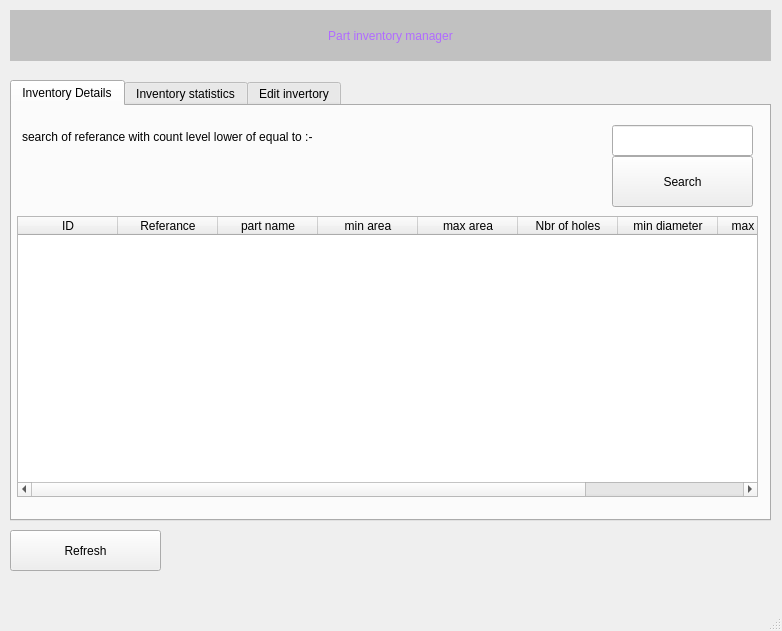
<?xml version="1.0" encoding="UTF-8"?>
<ui version="4.0">
 <class>MainWindow</class>
 <widget class="QMainWindow" name="MainWindow">
  <property name="geometry">
   <rect>
    <x>0</x>
    <y>0</y>
    <width>782</width>
    <height>631</height>
   </rect>
  </property>
  <property name="windowTitle">
   <string>part inventory manager</string>
  </property>
  <widget class="QWidget" name="centralwidget">
   <widget class="QTabWidget" name="tabWidget">
    <property name="geometry">
     <rect>
      <x>10</x>
      <y>80</y>
      <width>761</width>
      <height>441</height>
     </rect>
    </property>
    <property name="styleSheet">
     <string notr="true">font: italic 16pt &quot;Century Gothic&quot;;</string>
    </property>
    <property name="currentIndex">
     <number>0</number>
    </property>
    <widget class="QWidget" name="tab">
     <attribute name="title">
      <string>Inventory Details</string>
     </attribute>
     <widget class="QLabel" name="label_2">
      <property name="geometry">
       <rect>
        <x>10</x>
        <y>10</y>
        <width>581</width>
        <height>41</height>
       </rect>
      </property>
      <property name="minimumSize">
       <size>
        <width>0</width>
        <height>8</height>
       </size>
      </property>
      <property name="text">
       <string>search of referance with count level lower of equal to :-</string>
      </property>
     </widget>
     <widget class="QTableWidget" name="table">
      <property name="geometry">
       <rect>
        <x>5</x>
        <y>110</y>
        <width>741</width>
        <height>281</height>
       </rect>
      </property>
      <property name="styleSheet">
       <string notr="true">font: italic 9pt &quot;Century Gothic&quot;;</string>
      </property>
      <column>
       <property name="text">
        <string>ID</string>
       </property>
      </column>
      <column>
       <property name="text">
        <string>Referance</string>
       </property>
      </column>
      <column>
       <property name="text">
        <string>part name</string>
       </property>
      </column>
      <column>
       <property name="text">
        <string>min area</string>
       </property>
      </column>
      <column>
       <property name="text">
        <string>max area</string>
       </property>
      </column>
      <column>
       <property name="text">
        <string>Nbr of holes</string>
       </property>
      </column>
      <column>
       <property name="text">
        <string>min diameter</string>
       </property>
      </column>
      <column>
       <property name="text">
        <string>max diameter</string>
       </property>
      </column>
      <column>
       <property name="text">
        <string>count</string>
       </property>
      </column>
     </widget>
     <widget class="QPushButton" name="search_btn">
      <property name="geometry">
       <rect>
        <x>600</x>
        <y>50</y>
        <width>141</width>
        <height>51</height>
       </rect>
      </property>
      <property name="text">
       <string>Search</string>
      </property>
     </widget>
     <widget class="QLineEdit" name="count_filter_txt">
      <property name="geometry">
       <rect>
        <x>600</x>
        <y>19</y>
        <width>141</width>
        <height>31</height>
       </rect>
      </property>
     </widget>
    </widget>
    <widget class="QWidget" name="tab_2">
     <attribute name="title">
      <string>Inventory statistics</string>
     </attribute>
     <widget class="QLabel" name="label_3">
      <property name="geometry">
       <rect>
        <x>20</x>
        <y>20</y>
        <width>221</width>
        <height>31</height>
       </rect>
      </property>
      <property name="text">
       <string>Number of referece :-</string>
      </property>
     </widget>
     <widget class="QLabel" name="label_4">
      <property name="geometry">
       <rect>
        <x>20</x>
        <y>70</y>
        <width>241</width>
        <height>31</height>
       </rect>
      </property>
      <property name="text">
       <string>Number of part type :-</string>
      </property>
     </widget>
     <widget class="QLabel" name="label_5">
      <property name="geometry">
       <rect>
        <x>320</x>
        <y>20</y>
        <width>241</width>
        <height>31</height>
       </rect>
      </property>
      <property name="text">
       <string>min Number of holes :-</string>
      </property>
     </widget>
     <widget class="QLabel" name="label_8">
      <property name="geometry">
       <rect>
        <x>320</x>
        <y>70</y>
        <width>241</width>
        <height>31</height>
       </rect>
      </property>
      <property name="text">
       <string>max Number of holes :-</string>
      </property>
     </widget>
     <widget class="QLabel" name="lbl_ref_nbr">
      <property name="geometry">
       <rect>
        <x>250</x>
        <y>30</y>
        <width>21</width>
        <height>21</height>
       </rect>
      </property>
      <property name="styleSheet">
       <string notr="true">color: rgb(170, 85, 255);
border-color: rgb(0, 85, 255);</string>
      </property>
      <property name="text">
       <string>0</string>
      </property>
      <property name="alignment">
       <set>Qt::AlignCenter</set>
      </property>
     </widget>
     <widget class="QLabel" name="lbl_part_nbr">
      <property name="geometry">
       <rect>
        <x>260</x>
        <y>70</y>
        <width>21</width>
        <height>31</height>
       </rect>
      </property>
      <property name="styleSheet">
       <string notr="true">color: rgb(170, 85, 255);
border-color: rgb(0, 85, 255);</string>
      </property>
      <property name="text">
       <string>0</string>
      </property>
      <property name="alignment">
       <set>Qt::AlignCenter</set>
      </property>
     </widget>
     <widget class="QLabel" name="lbl_min_hole">
      <property name="geometry">
       <rect>
        <x>560</x>
        <y>20</y>
        <width>21</width>
        <height>31</height>
       </rect>
      </property>
      <property name="styleSheet">
       <string notr="true">color: rgb(170, 85, 255);
border-color: rgb(0, 85, 255);</string>
      </property>
      <property name="text">
       <string>0</string>
      </property>
      <property name="alignment">
       <set>Qt::AlignCenter</set>
      </property>
     </widget>
     <widget class="QLabel" name="lbl_max_holes">
      <property name="geometry">
       <rect>
        <x>560</x>
        <y>70</y>
        <width>21</width>
        <height>31</height>
       </rect>
      </property>
      <property name="styleSheet">
       <string notr="true">color: rgb(170, 85, 255);
border-color: rgb(0, 85, 255);</string>
      </property>
      <property name="text">
       <string>0</string>
      </property>
      <property name="alignment">
       <set>Qt::AlignCenter</set>
      </property>
     </widget>
     <widget class="QTableWidget" name="table2">
      <property name="geometry">
       <rect>
        <x>10</x>
        <y>200</y>
        <width>531</width>
        <height>192</height>
       </rect>
      </property>
      <column>
       <property name="text">
        <string>Reference</string>
       </property>
      </column>
      <column>
       <property name="text">
        <string>Part name</string>
       </property>
      </column>
      <column>
       <property name="text">
        <string>count</string>
       </property>
      </column>
     </widget>
     <widget class="QLabel" name="label_6">
      <property name="geometry">
       <rect>
        <x>20</x>
        <y>140</y>
        <width>711</width>
        <height>51</height>
       </rect>
      </property>
      <property name="text">
       <string>Top 3 reference with minimum iventory level</string>
      </property>
      <property name="alignment">
       <set>Qt::AlignCenter</set>
      </property>
     </widget>
     <widget class="QPushButton" name="check_btn">
      <property name="geometry">
       <rect>
        <x>560</x>
        <y>200</y>
        <width>181</width>
        <height>191</height>
       </rect>
      </property>
      <property name="styleSheet">
       <string notr="true">QPushButton
{
    color: silver;
    background-color: #302F2F;
    border-width: 2px;
    border-color: #4A4949;
    border-style: solid;
    padding-top: 2px;
    padding-bottom: 2px;
    padding-left: 10px;
    padding-right: 10px;
    border-radius: 4px;
    /* outline: none; */
    /* min-width: 40px; */
}

QPushButton:disabled
{
    background-color: #302F2F;
    border-width: 2px;
    border-color: #3A3939;
    border-style: solid;
    padding-top: 2px;
    padding-bottom: 2px;
    padding-left: 10px;
    padding-right: 10px;
    /*border-radius: 2px;*/
    color: #808080;
}

QPushButton:focus {
    background-color: #3d8ec9;
    color: white;
}



QPushButton:checked{
    background-color: #4A4949;
    border-color: #6A6969;
}

QPushButton:hover {
    border: 2px solid #78879b;
    color: silver;
}
</string>
      </property>
      <property name="text">
       <string>Check</string>
      </property>
     </widget>
     <widget class="QLabel" name="lbl_min_hole_2">
      <property name="geometry">
       <rect>
        <x>650</x>
        <y>30</y>
        <width>51</width>
        <height>21</height>
       </rect>
      </property>
      <property name="text">
       <string>REF</string>
      </property>
      <property name="alignment">
       <set>Qt::AlignCenter</set>
      </property>
     </widget>
     <widget class="QLabel" name="lbl_max_holes_2">
      <property name="geometry">
       <rect>
        <x>650</x>
        <y>80</y>
        <width>51</width>
        <height>21</height>
       </rect>
      </property>
      <property name="text">
       <string>REF</string>
      </property>
      <property name="alignment">
       <set>Qt::AlignCenter</set>
      </property>
     </widget>
    </widget>
    <widget class="QWidget" name="tab_3">
     <attribute name="title">
      <string>Edit invertory</string>
     </attribute>
     <widget class="QLabel" name="label_7">
      <property name="geometry">
       <rect>
        <x>30</x>
        <y>100</y>
        <width>111</width>
        <height>21</height>
       </rect>
      </property>
      <property name="text">
       <string>Reference</string>
      </property>
     </widget>
     <widget class="QLabel" name="label_9">
      <property name="geometry">
       <rect>
        <x>30</x>
        <y>130</y>
        <width>111</width>
        <height>21</height>
       </rect>
      </property>
      <property name="text">
       <string>Part name</string>
      </property>
     </widget>
     <widget class="QLabel" name="label_10">
      <property name="geometry">
       <rect>
        <x>30</x>
        <y>160</y>
        <width>101</width>
        <height>21</height>
       </rect>
      </property>
      <property name="text">
       <string>Min Area</string>
      </property>
     </widget>
     <widget class="QLabel" name="label_11">
      <property name="geometry">
       <rect>
        <x>400</x>
        <y>160</y>
        <width>151</width>
        <height>21</height>
       </rect>
      </property>
      <property name="text">
       <string>Max Diameter</string>
      </property>
     </widget>
     <widget class="QLabel" name="label_12">
      <property name="geometry">
       <rect>
        <x>400</x>
        <y>130</y>
        <width>151</width>
        <height>21</height>
       </rect>
      </property>
      <property name="text">
       <string>MIn Diameter</string>
      </property>
     </widget>
     <widget class="QLabel" name="label_13">
      <property name="geometry">
       <rect>
        <x>400</x>
        <y>100</y>
        <width>171</width>
        <height>21</height>
       </rect>
      </property>
      <property name="text">
       <string>Number of Holes</string>
      </property>
     </widget>
     <widget class="QLabel" name="label_14">
      <property name="geometry">
       <rect>
        <x>30</x>
        <y>190</y>
        <width>101</width>
        <height>21</height>
       </rect>
      </property>
      <property name="text">
       <string>Max Area</string>
      </property>
     </widget>
     <widget class="QLabel" name="label_15">
      <property name="geometry">
       <rect>
        <x>440</x>
        <y>190</y>
        <width>71</width>
        <height>21</height>
       </rect>
      </property>
      <property name="text">
       <string>Count</string>
      </property>
     </widget>
     <widget class="QLabel" name="label_16">
      <property name="geometry">
       <rect>
        <x>230</x>
        <y>20</y>
        <width>41</width>
        <height>31</height>
       </rect>
      </property>
      <property name="text">
       <string>ID :-</string>
      </property>
     </widget>
     <widget class="QLineEdit" name="reference">
      <property name="geometry">
       <rect>
        <x>160</x>
        <y>100</y>
        <width>113</width>
        <height>20</height>
       </rect>
      </property>
      <property name="styleSheet">
       <string notr="true">color: rgb(170, 85, 255);
border-color: rgb(0, 85, 255);</string>
      </property>
      <property name="inputMask">
       <string/>
      </property>
      <property name="text">
       <string/>
      </property>
     </widget>
     <widget class="QLineEdit" name="part_name">
      <property name="geometry">
       <rect>
        <x>160</x>
        <y>130</y>
        <width>113</width>
        <height>20</height>
       </rect>
      </property>
      <property name="styleSheet">
       <string notr="true">color: rgb(170, 85, 255);
border-color: rgb(0, 85, 255);</string>
      </property>
      <property name="inputMask">
       <string/>
      </property>
      <property name="text">
       <string/>
      </property>
     </widget>
     <widget class="QLineEdit" name="min_area">
      <property name="geometry">
       <rect>
        <x>160</x>
        <y>160</y>
        <width>113</width>
        <height>20</height>
       </rect>
      </property>
      <property name="styleSheet">
       <string notr="true">color: rgb(170, 85, 255);
border-color: rgb(0, 85, 255);</string>
      </property>
      <property name="inputMask">
       <string/>
      </property>
      <property name="text">
       <string/>
      </property>
     </widget>
     <widget class="QLineEdit" name="max_area">
      <property name="geometry">
       <rect>
        <x>160</x>
        <y>190</y>
        <width>113</width>
        <height>20</height>
       </rect>
      </property>
      <property name="styleSheet">
       <string notr="true">color: rgb(170, 85, 255);
border-color: rgb(0, 85, 255);</string>
      </property>
      <property name="inputMask">
       <string/>
      </property>
      <property name="text">
       <string/>
      </property>
     </widget>
     <widget class="QLineEdit" name="number_of_holes">
      <property name="geometry">
       <rect>
        <x>590</x>
        <y>100</y>
        <width>113</width>
        <height>20</height>
       </rect>
      </property>
      <property name="styleSheet">
       <string notr="true">color: rgb(170, 85, 255);
border-color: rgb(0, 85, 255);</string>
      </property>
      <property name="inputMask">
       <string/>
      </property>
      <property name="text">
       <string/>
      </property>
     </widget>
     <widget class="QLineEdit" name="min_diameter">
      <property name="geometry">
       <rect>
        <x>590</x>
        <y>130</y>
        <width>113</width>
        <height>20</height>
       </rect>
      </property>
      <property name="styleSheet">
       <string notr="true">color: rgb(170, 85, 255);
border-color: rgb(0, 85, 255);</string>
      </property>
      <property name="inputMask">
       <string/>
      </property>
      <property name="text">
       <string/>
      </property>
     </widget>
     <widget class="QLineEdit" name="max_diameter">
      <property name="geometry">
       <rect>
        <x>590</x>
        <y>160</y>
        <width>113</width>
        <height>20</height>
       </rect>
      </property>
      <property name="styleSheet">
       <string notr="true">color: rgb(170, 85, 255);
border-color: rgb(0, 85, 255);</string>
      </property>
      <property name="inputMask">
       <string/>
      </property>
      <property name="text">
       <string/>
      </property>
     </widget>
     <widget class="QPushButton" name="next_btn">
      <property name="geometry">
       <rect>
        <x>180</x>
        <y>270</y>
        <width>71</width>
        <height>41</height>
       </rect>
      </property>
      <property name="text">
       <string>&gt;</string>
      </property>
     </widget>
     <widget class="QPushButton" name="last_btn">
      <property name="geometry">
       <rect>
        <x>260</x>
        <y>270</y>
        <width>71</width>
        <height>41</height>
       </rect>
      </property>
      <property name="text">
       <string>&gt;&gt;</string>
      </property>
     </widget>
     <widget class="QPushButton" name="previous_btn">
      <property name="geometry">
       <rect>
        <x>100</x>
        <y>270</y>
        <width>71</width>
        <height>41</height>
       </rect>
      </property>
      <property name="text">
       <string>&lt;</string>
      </property>
     </widget>
     <widget class="QPushButton" name="first_btn">
      <property name="geometry">
       <rect>
        <x>20</x>
        <y>270</y>
        <width>71</width>
        <height>41</height>
       </rect>
      </property>
      <property name="text">
       <string>&lt;&lt;</string>
      </property>
     </widget>
     <widget class="QPushButton" name="update_btn">
      <property name="geometry">
       <rect>
        <x>520</x>
        <y>20</y>
        <width>101</width>
        <height>41</height>
       </rect>
      </property>
      <property name="text">
       <string>Update</string>
      </property>
     </widget>
     <widget class="QPushButton" name="delete_btn">
      <property name="geometry">
       <rect>
        <x>590</x>
        <y>270</y>
        <width>141</width>
        <height>41</height>
       </rect>
      </property>
      <property name="text">
       <string>Delete Item's</string>
      </property>
     </widget>
     <widget class="QPushButton" name="add_btn">
      <property name="geometry">
       <rect>
        <x>460</x>
        <y>270</y>
        <width>121</width>
        <height>41</height>
       </rect>
      </property>
      <property name="text">
       <string>Add Item's</string>
      </property>
     </widget>
     <widget class="QLineEdit" name="count">
      <property name="geometry">
       <rect>
        <x>590</x>
        <y>190</y>
        <width>113</width>
        <height>20</height>
       </rect>
      </property>
      <property name="styleSheet">
       <string notr="true">color: rgb(170, 85, 255);
border-color: rgb(0, 85, 255);</string>
      </property>
      <property name="inputMask">
       <string/>
      </property>
      <property name="text">
       <string/>
      </property>
     </widget>
     <widget class="QPushButton" name="enter_btn">
      <property name="geometry">
       <rect>
        <x>410</x>
        <y>20</y>
        <width>101</width>
        <height>41</height>
       </rect>
      </property>
      <property name="text">
       <string>ENTER</string>
      </property>
     </widget>
     <widget class="QLineEdit" name="id">
      <property name="geometry">
       <rect>
        <x>300</x>
        <y>30</y>
        <width>71</width>
        <height>31</height>
       </rect>
      </property>
      <property name="styleSheet">
       <string notr="true">color: rgb(170, 85, 255);
border-color: rgb(0, 85, 255);</string>
      </property>
      <property name="inputMask">
       <string/>
      </property>
      <property name="text">
       <string/>
      </property>
     </widget>
    </widget>
   </widget>
   <widget class="QLabel" name="tittle">
    <property name="geometry">
     <rect>
      <x>10</x>
      <y>10</y>
      <width>761</width>
      <height>51</height>
     </rect>
    </property>
    <property name="styleSheet">
     <string notr="true">font: italic 26pt &quot;Century Gothic&quot;;
color: rgb(176, 107, 255);
background-color: rgb(193, 193, 193);</string>
    </property>
    <property name="text">
     <string>Part inventory manager</string>
    </property>
    <property name="alignment">
     <set>Qt::AlignCenter</set>
    </property>
   </widget>
   <widget class="QPushButton" name="refresh_btn">
    <property name="geometry">
     <rect>
      <x>10</x>
      <y>530</y>
      <width>151</width>
      <height>41</height>
     </rect>
    </property>
    <property name="styleSheet">
     <string notr="true">font: italic 16pt &quot;Century Gothic&quot;;QPushButton
{
    color: silver;
    background-color: #302F2F;
    border-width: 2px;
    border-color: #4A4949;
    border-style: solid;
    padding-top: 2px;
    padding-bottom: 2px;
    padding-left: 10px;
    padding-right: 10px;
    border-radius: 4px;
    /* outline: none; */
    /* min-width: 40px; */
}

QPushButton:disabled
{
    background-color: #302F2F;
    border-width: 2px;
    border-color: #3A3939;
    border-style: solid;
    padding-top: 2px;
    padding-bottom: 2px;
    padding-left: 10px;
    padding-right: 10px;
    /*border-radius: 2px;*/
    color: #808080;
}

QPushButton:focus {
    background-color: #3d8ec9;
    color: white;
}



QPushButton:checked{
    background-color: #4A4949;
    border-color: #6A6969;
}

QPushButton:hover {
    border: 2px solid #78879b;
    color: silver;
}
</string>
    </property>
    <property name="text">
     <string>Refresh</string>
    </property>
   </widget>
   <widget class="QLabel" name="error">
    <property name="geometry">
     <rect>
      <x>200</x>
      <y>530</y>
      <width>571</width>
      <height>41</height>
     </rect>
    </property>
    <property name="font">
     <font>
      <family>Century Gothic</family>
      <pointsize>9</pointsize>
      <weight>75</weight>
      <italic>true</italic>
      <bold>true</bold>
     </font>
    </property>
    <property name="text">
     <string/>
    </property>
    <property name="alignment">
     <set>Qt::AlignCenter</set>
    </property>
   </widget>
  </widget>
  <widget class="QStatusBar" name="statusbar"/>
  <widget class="QMenuBar" name="menubar">
   <property name="geometry">
    <rect>
     <x>0</x>
     <y>0</y>
     <width>782</width>
     <height>21</height>
    </rect>
   </property>
  </widget>
 </widget>
 <resources/>
 <connections/>
</ui>
